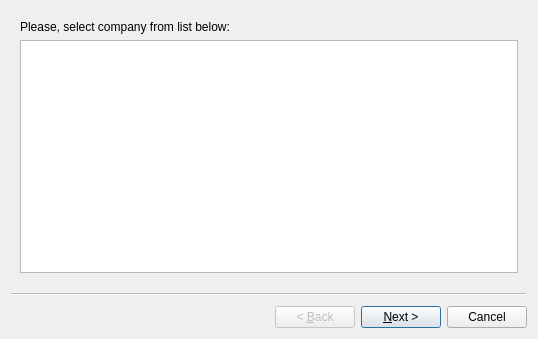
<?xml version="1.0" encoding="UTF-8"?>
<ui version="4.0">
 <class>Wizard</class>
 <widget class="QWizard" name="Wizard">
  <property name="geometry">
   <rect>
    <x>0</x>
    <y>0</y>
    <width>538</width>
    <height>339</height>
   </rect>
  </property>
  <property name="windowTitle">
   <string>Wizard</string>
  </property>
  <widget class="QWizardPage" name="wizardPage1">
   <layout class="QGridLayout" name="gridLayout">
    <item row="3" column="0">
     <widget class="QListWidget" name="companyList">
      <property name="sizePolicy">
       <sizepolicy hsizetype="Expanding" vsizetype="Expanding">
        <horstretch>1</horstretch>
        <verstretch>0</verstretch>
       </sizepolicy>
      </property>
     </widget>
    </item>
    <item row="0" column="0">
     <widget class="QLabel" name="label">
      <property name="text">
       <string>Please, select company from list below:</string>
      </property>
     </widget>
    </item>
   </layout>
  </widget>
  <widget class="QWizardPage" name="wizardPage2">
   <layout class="QVBoxLayout" name="verticalLayout_2">
    <item>
     <widget class="QLabel" name="label_2">
      <property name="text">
       <string>Please, select contract from list below:</string>
      </property>
     </widget>
    </item>
    <item>
     <widget class="QListWidget" name="companyList_2"/>
    </item>
   </layout>
  </widget>
 </widget>
 <resources/>
 <connections/>
</ui>
